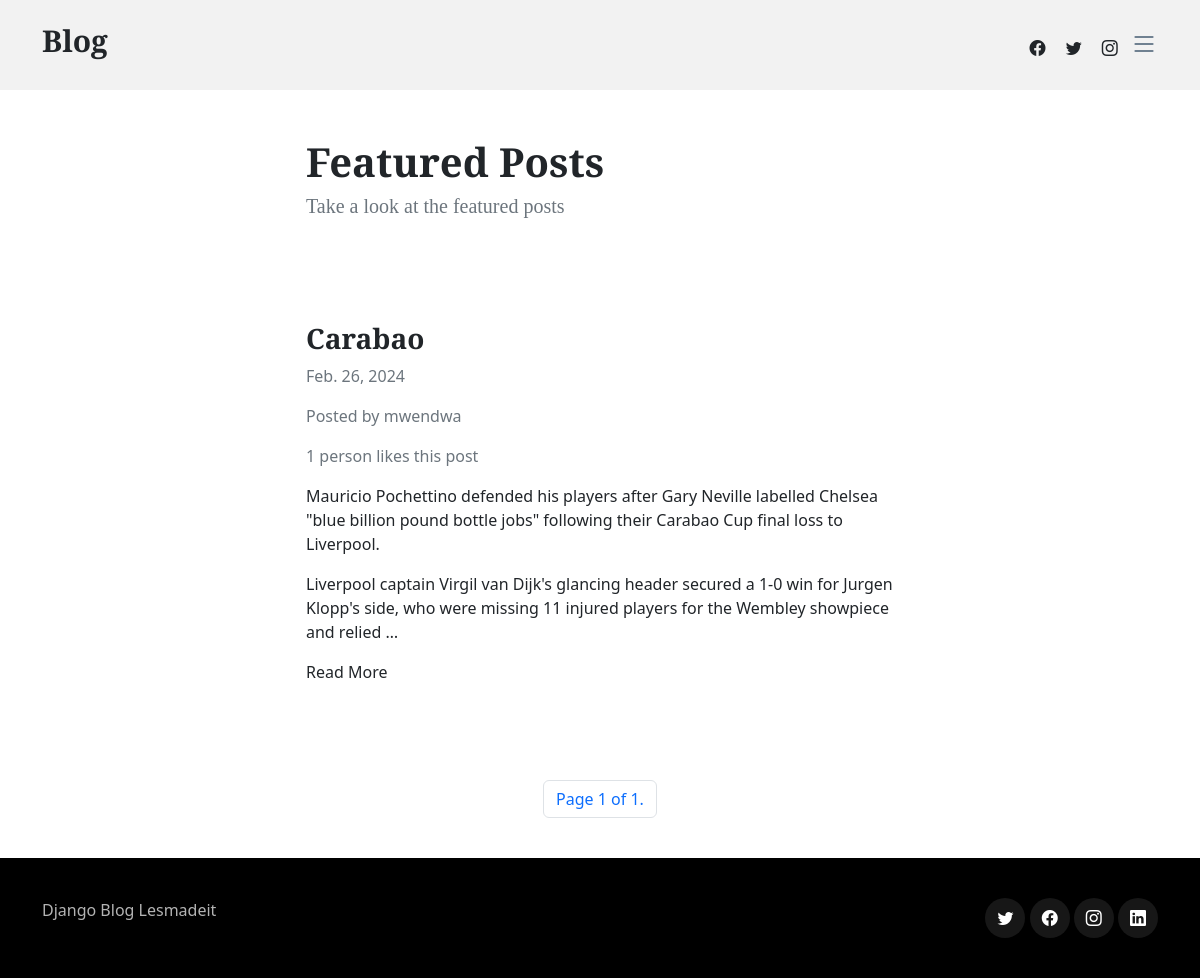
The app's page /featured/, older data.
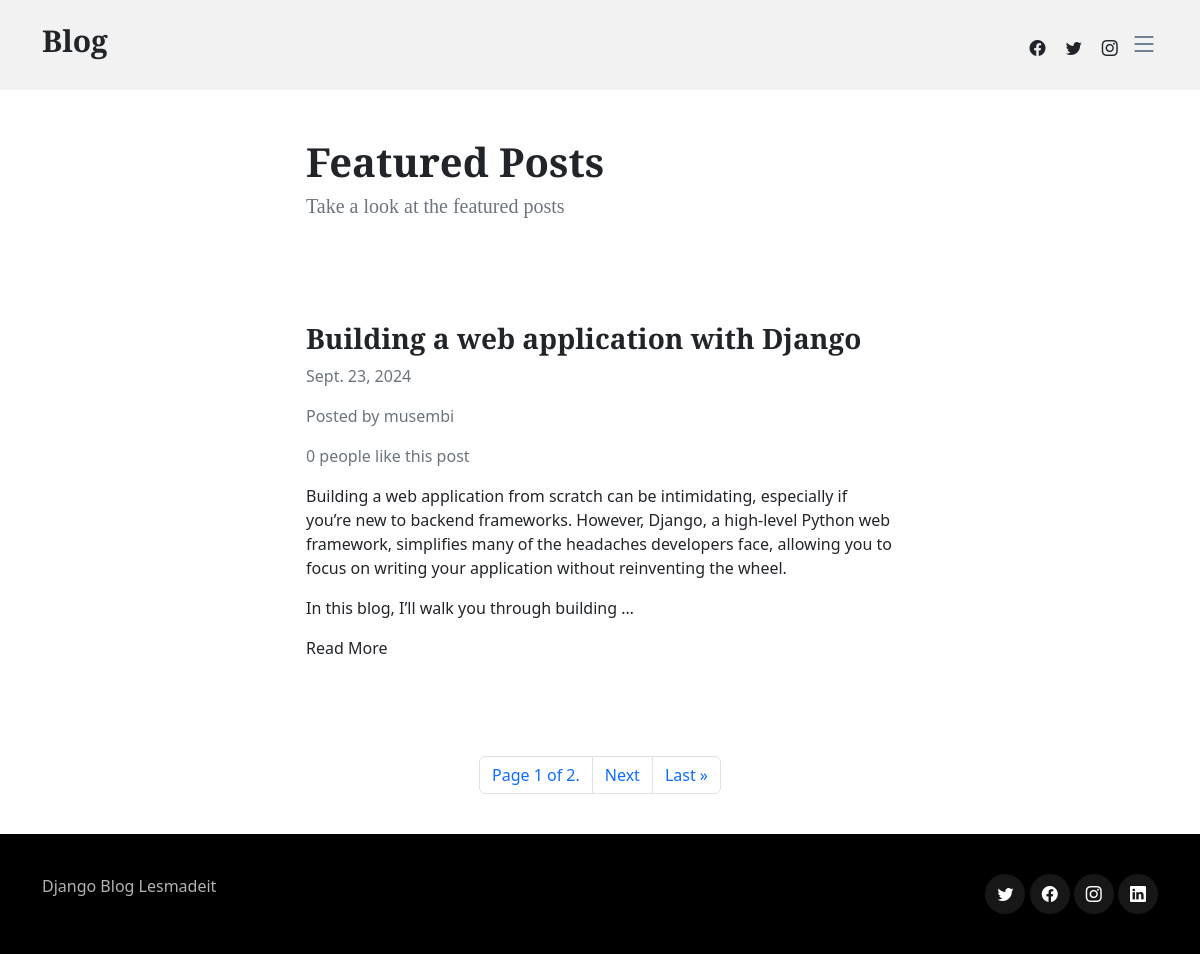
The same page, newer data.
### blogapp/models.py (models this page shows)
class Article(models.Model):
    title = models.CharField(max_length=255)
    content = HTMLField()
    date = models.DateField(auto_now_add=True)
    author = models.ForeignKey(User, on_delete=models.CASCADE)
    featured = models.BooleanField(default=False)
    likes = models.ManyToManyField(User, related_name='likes', blank=True)

### blogapp/views.py (the view)
# urls.py: re_path(r'^featured/$', Featured.as_view(), name='featured'),
class Featured(ListView):
    model = Article
    queryset = Article.objects.filter(featured=True).order_by('-date')
    template_name = 'blogapp/featured.html'
    paginate_by = 1

### blogapp/templates/blogapp/featured.html (shortened to what this page needs)
{% extends 'blogapp/base.html' %}
{% load static %}
{% block content %}
    <div class="row">
        <div class="col-md-6 col-12 mx-md-auto mx-3 mt-5 mb-5">
            <h1 class="fw-bolder">Featured Posts</h1>
            <h5 class="text-muted">Take a look at the featured posts</h5>
        </div>
    </div>
     {% for object in object_list %}
    <div class="row">
        <div class="col-md-6 col-11 mx-md-auto mx-3 mt-5 mb-5">
            <h3 class="fw-bold">{{ object.title }}</h3>
            <p class="text-muted">{{ object.date }}</p>
            <p class="text-muted">Posted by {{ object.author.username }}</p>
            {% if object.likes.count == 1 %}
                <p class="text-muted">{{ object.likes.count }} person likes this post</p>
            {% else %}
                <p class="text-muted">{{ object.likes.count }} people like this post</p>
            {% endif %}
            <div class="my-3">
                {{ object.content|truncatewords_html:50|safe }}
            </div>
            <a href="{% url 'detail_article' object.id %}">Read More</a>
        </div>
    </div>
    {% endfor %}
    <nav>
        <ul class="pagination">
            <div class="mx-auto d-flex flex-row mt-5">
                <li class="page-item">
                    <a class="page-link" href="#">Page {{ page_obj.number }} of {{ page_obj.paginator.num_pages }}. </a>
                </li>
                {% if page_obj.has_next %}
                <li class="page-item">
                    <a class="page-link" href="?page={{ page_obj.next_page_number }}">Next </a>
                </li>
                <li class="page-item">
                    <a class="page-link" href="?page={{ page_obj.paginator.num.pages }}">Last &raquo;</a>
                </li>
                {% endif %}
            </div>
        </ul>
    </nav>
{% endblock content %}

Row changes from the older to the newer data that the page shows:
no longer on this page (row unchanged): Article: title "Carabao", date "Feb. 26, 2024", author.username "mwendwa", likes.count "1", content "Mauricio Pochettino defended his players after Gary Neville labelled Chelsea \"blue billion pound bottle jobs\" following their Carabao Cup final loss to Liverpool. Liverpool captain Virgil van Dijk's glancing header secured a 1-0 win for Jurgen Klopp's side, who were missing 11 injured players for the Wembley showpiece and relied …"
added Article: title "Building a web application with Django", date "Sept. 23, 2024", author.username "musembi", likes.count "0", content "Building a web application from scratch can be intimidating, especially if you’re new to backend frameworks. However, Django, a high-level Python web framework, simplifies many of the headaches developers face, allowing you to focus on writing your application without reinventing the wheel. In this blog, I’ll walk you through building …"
Text that changed along with them:
{{ page_obj.paginator.num_pages }}: "1" → "2"
text now shown: "Next Last »"
